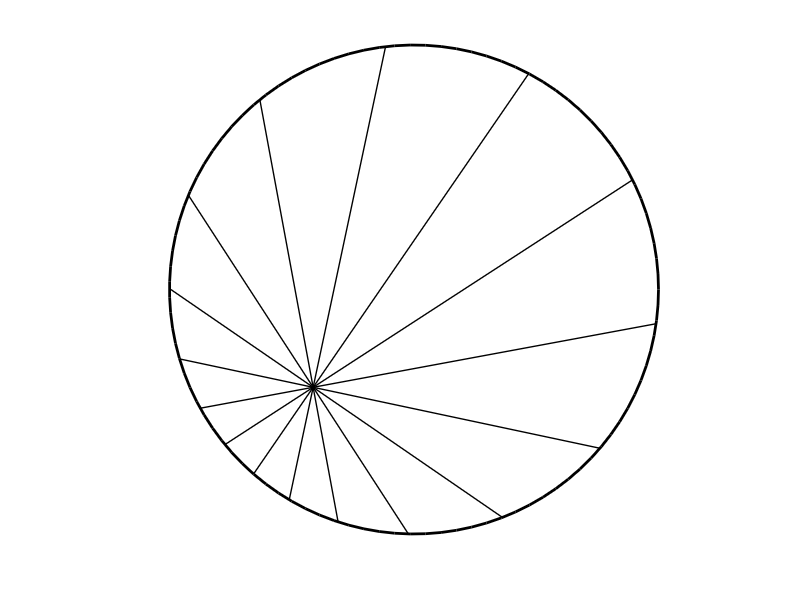

The MATLAB source for this figure:
close
clear
clc

% r是圓形的大小
% x_0及y_0是切披薩所經過的點，必須選在園內
% n為切披薩的總共刀數
% theta_0 是第一刀與水平的傾斜角
r=8;
x_0=-3.3;
y_0=-3.2;
n=8;
theta_0=-12;
degree=180/n;

pbaspect([1 1 1])
viscircles([0 0],r,'Color','k')
set(gca,'XColor', 'none','YColor','none')
axis equal
hold on
pause(1)

for i=1:n
    hold on
    axis([-r r -r r])
    tan_theta=tan((theta_0+degree*i)*pi/180);
    b=y_0-tan_theta*x_0;
    x1=(-2*b*tan_theta+sqrt(4*b*b*tan_theta*tan_theta-4*(1+tan_theta*tan_theta)*(b^2-r^2)))/(2*(1+tan_theta^2))
    x2=(-2*b*tan_theta-sqrt(4*b*b*tan_theta*tan_theta-4*(1+tan_theta*tan_theta)*(b^2-r^2)))/(2*(1+tan_theta^2))
    y1=(2*b+sqrt(4*b*b-4*(1+tan_theta*tan_theta)*(b^2-r^2*tan_theta*tan_theta)))/(2*(1+tan_theta^2))
    y2=(2*b-sqrt(4*b*b-4*(1+tan_theta*tan_theta)*(b^2-r^2*tan_theta*tan_theta)))/(2*(1+tan_theta^2))
    
    if tan_theta>0
         h=plot([x1 x2],[y1 y2],'k')
         set(h(1),'linewidth',1,'linestyle','-');
         pause(0.25)
    end
    
    if tan_theta<0
         h=plot([x2 x1],[y1 y2],'k')
        set(h(1),'linewidth',1,'linestyle','-');
         pause(0.25)
    end
    
end
